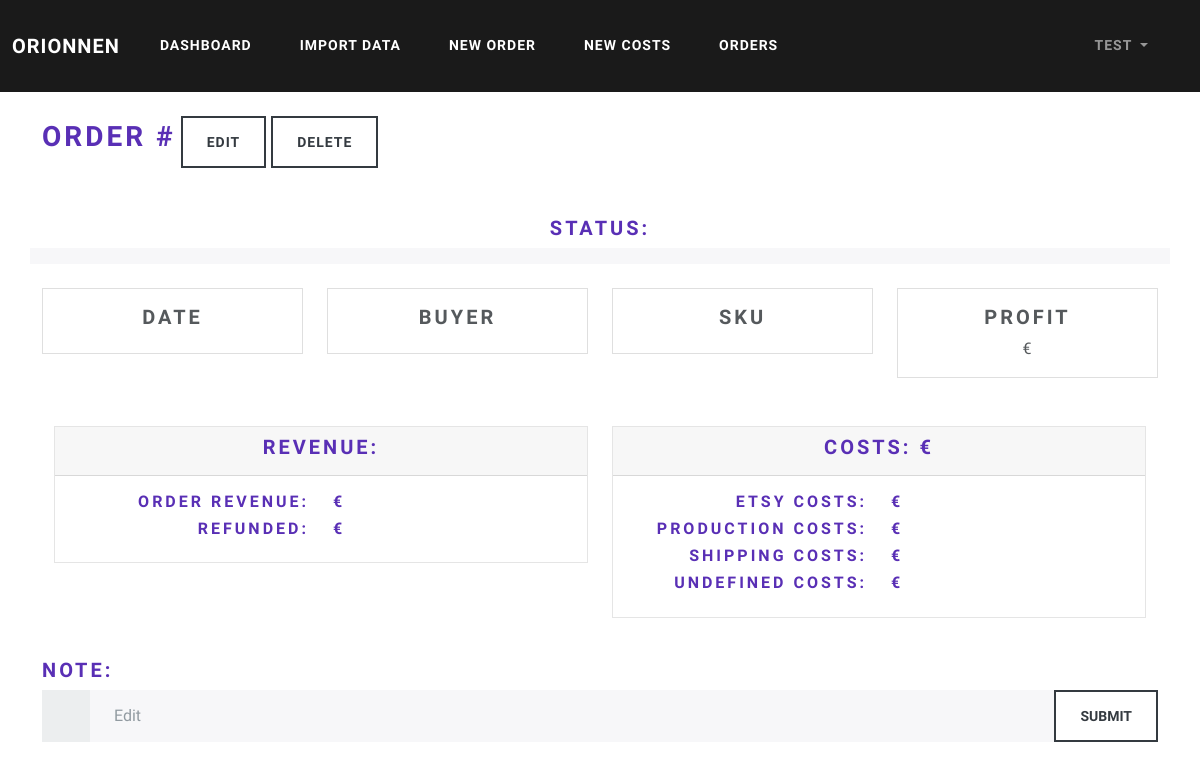
The app's page /orders/id_2464165459 (signed in), older data.
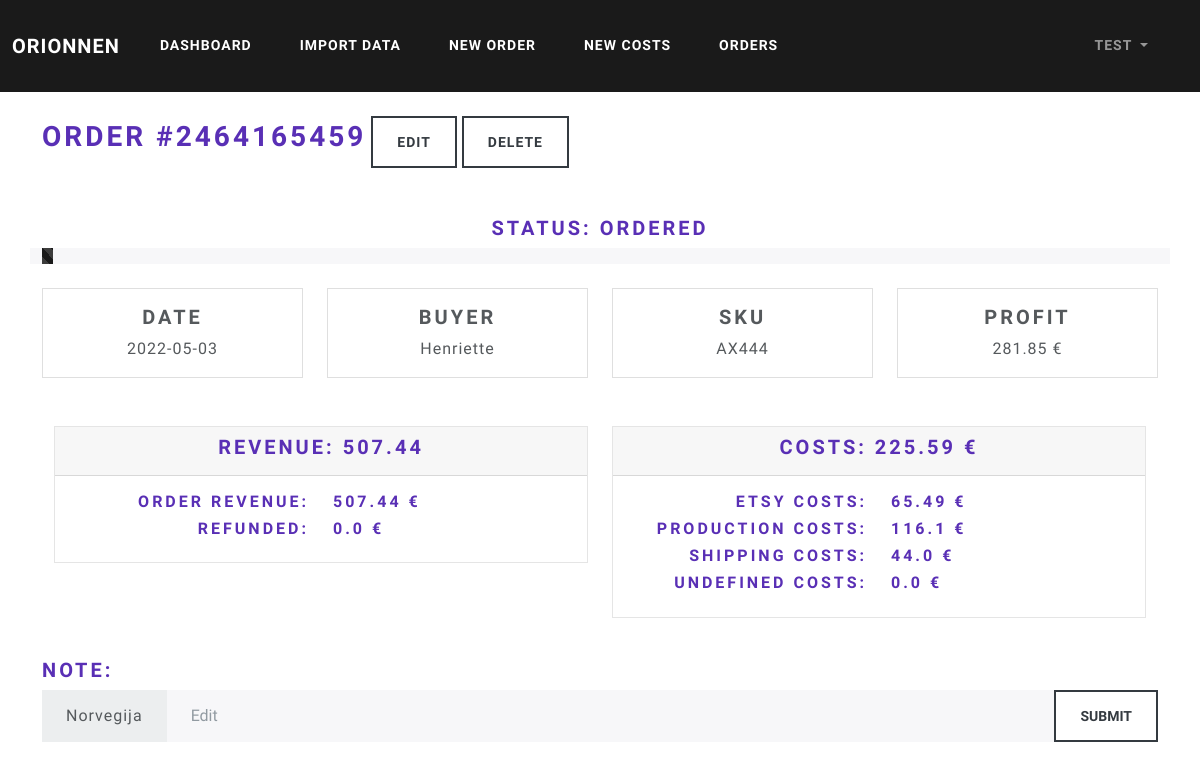
The same page, newer data.
### orionnen/models.py (models this page shows, shortened)
class User(db.Model, UserMixin):
    id = db.Column(db.Integer, primary_key=True)
    username = db.Column(db.String(20), unique=True, nullable=False)
    email = db.Column(db.String(120), unique=True, nullable=False)
    password = db.Column(db.String(60), nullable=False)
    orders = db.relationship('Order', backref='author', lazy=True)
    costs = db.relationship('Costs', backref='author', lazy=True)

class Order(db.Model):
    id = db.Column(db.Integer, primary_key=True)
    user_id = db.Column(db.Integer, db.ForeignKey('user.id'), nullable=False)
    order_id = db.Column(db.Integer, unique=True, nullable=False)
    sku = db.Column(db.String(20), default='Not Specified')
    buyer = db.Column(db.String(20), default='Not Specified')
    date = db.Column(db.Date, nullable=False)
    note = db.Column(db.String(20), default='No Note')
    status = db.Column(db.String(20), default='Ordered')
    revenue = db.Column(db.Float, default=0)
    refund = db.Column(db.Float, default=0)
    net_revenue = db.Column(db.Float, default=0)
    proc_fee = db.Column(db.Float, default=0)
    cred_proc_fee = db.Column(db.Float, default=0)
    net_proc_fee = db.Column(db.Float, default=0)
    trans_trans_fee = db.Column(db.Float, default=0)
    cred_trans_trans_fee = db.Column(db.Float, default=0)
    ship_trans_fee = db.Column(db.Float, default=0)
    cred_ship_trans_fee = db.Column(db.Float, default=0)
    ad_fee = db.Column(db.Float, default=0)
    cred_ad_fee = db.Column(db.Float, default=0)
    net_ad_fee = db.Column(db.Float, default=0)
    vat_ad = db.Column(db.Float, default=0)
    cred_vat_ad = db.Column(db.Float, default=0)
    vat_proc_fee = db.Column(db.Float, default=0)
    cred_vat_proc_fee = db.Column(db.Float, default=0)
    vat_trans = db.Column(db.Float, default=0)
    cred_vat_trans = db.Column(db.Float, default=0)
    vat_ship_trans = db.Column(db.Float, default=0)
    cred_vat_ship_trans = db.Column(db.Float, default=0)
    tax = db.Column(db.Float, default=0)
    cred_tax = db.Column(db.Float, default=0)
    net_tax = db.Column(db.Float, default=0)
    trans_fee = db.Column(db.Float, default=0)
    cred_trans_fee = db.Column(db.Float, default=0)
    net_trans_fee = db.Column(db.Float, default=0)
    vat = db.Column(db.Float, default=0)
    cred_vat = db.Column(db.Float, default=0)
    net_vat = db.Column(db.Float, default=0)
    etsy_costs = db.Column(db.Float, default=0)
    prod_costs = db.Column(db.Float, default=0)
    ship_costs = db.Column(db.Float, default=0)
    undef_costs = db.Column(db.Float, default=0)
    other_costs = db.Column(db.Float, default=0)
    costs = db.Column(db.Float, default=0)
    profit = db.Column(db.Float, default=0)

### orionnen/routes.py (the view)
@app.route('/orders/id_<order_id>', methods=['GET', 'POST'])
@login_required
def view_order(order_id):
    order = Order.query.filter_by(order_id=order_id).filter_by(author=current_user).first()
    if request.method == "POST":
        note = request.form['note']
        order.note = note
        db.session.commit()
        flash('Order updated!', 'success')
        return redirect(url_for('view_order', order_id=order.order_id))
    return render_template("view_order.html", order=order)

### orionnen/models.py (called while the page is built)
@login_manager.user_loader
def load_user(user_id):
    return User.query.get(int(user_id))

### orionnen/templates/view_order.html (shortened to what this page needs)
{% extends "base.html" %}
{% block content %}
        <div id="outer">
            <div class="inner"><h2>Order #{{ order.order_id }}</h2></div>
            <div class="inner"><a class="btn btn-outline-dark" href="{{ url_for('edit_order', order_id=order.order_id) }}">Edit</a></div>
            <div class="inner"><a class="btn btn-outline-dark" data_toggle="modal" data_target="#updateModal" href="{{ url_for('delete_order', order_id=order.order_id) }}">Delete</a></div>
        </div><br><br>
        <div class="row" style="text-align:center">
          <h4>Status: {{ order.status }}</h4>
        </div>
        <div class="row">
          <div class="progress">
            {% if order.status == 'Ordered' %}
            <div class="progress-bar progress-bar-striped progress-bar-animated" role="progressbar" aria-valuenow="1" aria-valuemin="0" aria-valuemax="100" style="width: 1%;"></div>
            {% endif %}
          </div>
        </div><br>
        <div class="row">
            <div class="col">
                <div class="card">
                  <div class="card-body">
                    <h4 class="card-title" style="text-align:center">Date</h4>
                    <p class="card-text" style="text-align:center">{{ order.date }}</p>
                  </div>
                </div>
            </div>
            <div class="col">
                <div class="card">
                    <div class="card-body">
                        <h4 class="card-title" style="text-align:center">Buyer</h4>
                        <p class="card-text" style="text-align:center">{{ order.buyer }}</p>
                    </div>
                </div>
            </div>
            <div class="col">
                <div class="card">
                    <div class="card-body">
                        <h4 class="card-title" style="text-align:center">SKU</h4>
                        <p class="card-text" style="text-align:center">{{ order.sku }}</p>
                    </div>
                </div>
            </div>
            <div class="col">
                <div class="card">
                    <div class="card-body">
                        <h4 class="card-title" style="text-align:center">Profit</h4>
                        <p class="card-text" style="text-align:center">{{ order.profit }} €</p>
                    </div>
                </div>
            </div>
        </div><br><br>
    <div class="container" style="max-width: 100%;">
        <div class="row">
            <div class="col">
                <div class="card bg-light mb-3">
                    <div class="card-header"><h4 style="text-align:center">Revenue: {{ order.net_revenue }}</h4></div>
                    <div class="card-body">
                        <div class="row">
                            <div class="col">
                                <h5 style="text-align:right">Order revenue:</h5>
                            </div>
                            <div class="col">
                                <h5 style="text-align:left">{{ order.revenue }} €</h5>
                            </div>
                        </div>
                        <div class="row">
                            <div class="col">
                                <h5 style="text-align:right">Refunded:</h5>
                            </div>
                            <div class="col">
                                <h5 style="text-align:left">{{ order.refund }} €</h5>
                            </div>
                        </div>
                    </div>
                </div>
            </div>
            <div class="col">
                <div class="card bg-light mb-3">
                    <div class="card-header"><h4 style="text-align:center">Costs: {{ order.costs }} €</h4></div>
                    <div class="card-body">
                        <div class="row">
                            <div class="col">
                                <h5 style="text-align:right">Etsy costs:</h5>
                            </div>
                            <div class="col">
                                <h5 style="text-align:left">{{ order.etsy_costs }} €</h5>
                            </div>
                        </div>
                        <div class="row">
                            <div class="col">
                                <h5 style="text-align:right">Production costs:</h5>
                            </div>
                            <div class="col">
                                <h5 style="text-align:left">{{ order.prod_costs }} €</h5>
                            </div>
                        </div>
                        <div class="row">
                            <div class="col">
                                <h5 style="text-align:right">Shipping costs:</h5>
                            </div>
                            <div class="col">
                                <h5 style="text-align:left">{{ order.ship_costs }} €</h5>
                            </div>
                        </div>
                        <div class="row">
                            <div class="col">
                                <h5 style="text-align:right">Undefined costs:</h5>
                            </div>
                            <div class="col">
                                <h5 style="text-align:left">{{ order.undef_costs }} €</h5>
                            </div>
                        </div>
                    </div>
                </div>
            </div>
        </div>
    </div><br>
    <h4>Note:</h4>
    <form action="#" method="post">
      <div class="input-group">
        <span class="input-group-text">{{ order.note}}</span>
        <input type="text" class="form-control" name="note" placeholder="Edit">
        <input class="btn btn-outline-dark" type="submit" value="Submit"/>
      </div>
    </form>
{% endblock %}

### orionnen/templates/base.html (shortened to what this page needs)
<!doctype html>
<html lang="en">
  <head>
    <head>
    <link rel="stylesheet" type="text/css" href="{{ url_for('static', filename='bootstrap.css') }}">
  </head>
  <body>
      {% include "navbar.html" %}<br>
      <div class="container">
        {% block content %}{% endblock %}
      </div>
  </body>
</html>

### orionnen/templates/navbar.html (shortened to what this page needs)
      <nav class="navbar navbar-expand-lg navbar-dark bg-primary">
        <div class="container-fluid">
          <a class="navbar-brand" href="/">Orionnen</a>
          <div class="collapse navbar-collapse" id="navbarColor01">
            <div class="navbar-nav mr-auto">
              {% if current_user.is_authenticated %}
              <a class="nav-item nav-link active" href="{{ url_for('dashboard') }}">Dashboard</a>
              <a class="nav-item nav-link active" href="{{ url_for('upload') }}">Import data</a>
              <a class="nav-item nav-link active" href="{{ url_for('new_order') }}">New order</a>
              <a class="nav-item nav-link active" href="{{ url_for('new_costs') }}">New costs</a>
              <a class="nav-item nav-link active" href="{{ url_for('show_orders') }}">Orders</a>
              {% else %}
              <a class="nav-item nav-link active" href="{{ url_for('login') }}">Login</a>
              <a class="nav-item nav-link active" href="{{ url_for('register') }}">Register</a>
              {% endif %}
            </div>
          </div>
          <div class="navbar-nav mr-auto">
            {% if current_user.is_authenticated %}
            <li class="nav-item dropdown">
              <a class="nav-link dropdown-toggle" data-bs-toggle="dropdown" href="#" role="button" aria-haspopup="true" aria-expanded="false">
                {{ current_user.username }}
              </a>
            </li>
            {% endif %}
          </div>
        </div>
      </nav>

Row changes from the older to the newer data that the page shows:
added Order: order_id "2464165459", status "ORDERED", date "2022-05-03", buyer "Henriette", sku "AX444", profit "281.85", net_revenue "507.44", revenue "507.44", refund "0.0", costs "225.59", etsy_costs "65.49", prod_costs "116.1", ship_costs "44.0", undef_costs "0.0", note "Norvegija"
